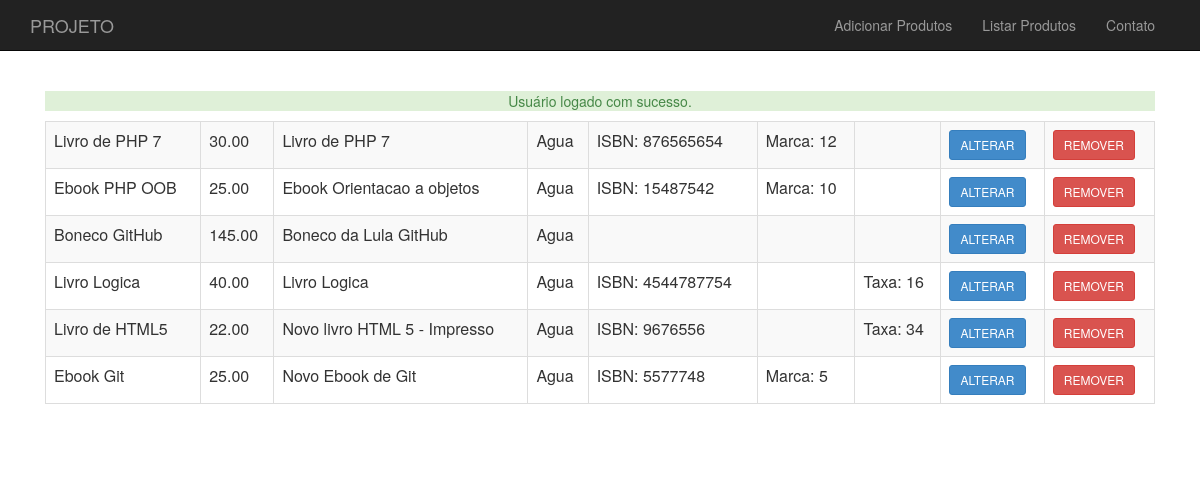
The page /loja/produto-lista.php (signed in) on the database its author committed.
### tables this page shows
CREATE TABLE `produtos` (
  `id` int(11) NOT NULL,
  `nome` varchar(255) DEFAULT NULL,
  `descricao` text NOT NULL,
  `preco` decimal(10,2) DEFAULT NULL,
  `usado` tinyint(1) NOT NULL,
  `categoria_id` int(11) DEFAULT NULL,
  `isbn` varchar(255) DEFAULT NULL,
  `tipoProduto` varchar(255) DEFAULT NULL,
  `waterMark` varchar(255) DEFAULT NULL,
  `taxaImpressao` varchar(255) DEFAULT NULL
);

CREATE TABLE `categorias` (
  `id` int(11) NOT NULL,
  `nome` varchar(255) DEFAULT NULL
);

### loja/class/ProdutoDao.php (called while the page is built, shortened)
<?php
class ProdutoDao {
	private $conexao;
	function __construct($conexao){
		$this->conexao = $conexao;
	}
	function listaProdutos() {
	$produtos = array();
	$resultado = mysqli_query($this->conexao, "select p.*,c.nome as categoria_nome from
			produtos as p join categorias as c on c.id=p.categoria_id");
	while($produto_array = mysqli_fetch_assoc($resultado)) {
		$tipoProduto = $produto_array['tipoProduto'];
		$produto_id = $produto_array['id'];
        $categoria_nome = $produto_array['categoria_nome'];
        $factory = new ProdutoFactory();
        $produto = $factory->criaPor($tipoProduto, $produto_array);
        $produto->atualizaBaseadoEm($produto_array);
        $produto->setId($produto_id);
        $produto->getCategoria()->setNome($categoria_nome);
        array_push($produtos, $produto);
	}
	return $produtos;
}
}
?>

### loja/class/ProdutoFactory.php (called while the page is built)
<?php
class ProdutoFactory {
	private $classes = array("Produto", "Ebook", "LivroFisico");
	function criaPor($tipoProduto, $params){
		$nome = $params['nome'];
		$preco = $params['preco'];
		$descricao = $params['descricao'];
		$usado = $params['usado'];
		$categoria = new Categoria();
		if(in_array($tipoProduto, $this->classes)){
			return new $tipoProduto($nome, $preco, $descricao, $usado, $categoria);
		} else {
			return new Produto($nome, $preco, $descricao, $usado, $categoria);
		}
	}
}

### loja/class/Produto.php (called while the page is built, shortened)
<?php
class Produto {
    private $id;
    private $nome;
    private $preco;
    private $descricao;
    private $categoria;
    function __construct($nome, $preco, $descricao, $usado, Categoria $categoria){
        $this->nome = $nome;
        $this->preco = $preco;
        $this->descricao = $descricao;
        $this->categoria = $categoria;
    }
    public function getId(){
    	return $this->id;
    }
    public function setId($id){
    	$this->id = $id;
    }
    public function getNome(){
    	return $this->nome;
    }
    public function getDescricao(){
    	return $this->descricao;
    }
    public function getpreco(){
    	return $this->preco;
    }
    public function getCategoria(){
    	return $this->categoria;
    }
    function temIsbn(){
        return $this instanceof Livro;
    }
    function temWaterMark(){
        return $this instanceof Ebook;
    }
    function temTaxaImpressao(){
        return $this instanceof LivroFisico;
    }
}

### loja/class/Categoria.php (called while the page is built, shortened)
<?php
class Categoria {
    private $nome;
    public function getNome(){
    	return $this->nome;
    }
    public function setNome($nome){
    	$this->nome = $nome;
    }
}

### loja/class/Livro.php (called while the page is built, shortened)
<?php
abstract class Livro extends Produto {
	private $isbn;
    public function getIsbn(){
        return $this->isbn;
    }
    public function setIsbn($isbn){
        $this->isbn = $isbn;
    }
}
 ?>

### loja/class/Ebook.php (called while the page is built)
<?php
class Ebook extends Livro {
	private $waterMark;
	public function getWaterMark() {
		return $this->waterMark;
	}
	public function setWaterMark($waterMark) {
		$this->waterMark = $waterMark;
	}
}

### loja/class/LivroFisico.php (called while the page is built)
<?php
class LivroFisico extends Livro {
	private $taxaImpressao;
	public function getTaxaImpressao() {
		return $this->taxaImpressao;
	}
	public function setTaxaImpressao($taxaImpressao) {
		$this->taxaImpressao = $taxaImpressao;
	}
}

### loja/produto-lista.php (the view, shortened to what this page needs)
<?php
require_once("cabecalho.php");
?>
<table class="table table-striped table-bordered">
	<?php
	$produtoDao = new ProdutoDao($conexao);
	$produtos = $produtoDao->listaProdutos();
	foreach($produtos as $produto) :
	?>
		<tr>
			<td><?= $produto->getNome() ?></td>
			<td><?= $produto->getPreco() ?></td>
			<td><?= substr($produto->getDescricao(), 0, 40) ?></td>
			<td><?= $produto->getCategoria()->getNome() ?></td>
			<td><?php if($produto->temIsbn()){
				echo "ISBN: " . $produto->getIsbn();
				}?>
			</td>
			<td><?php if($produto->temWaterMark()){
				echo "Marca: " . $produto->getWaterMark();
				}?>
			</td>
			<td><?php if($produto->temTaxaImpressao()){
				echo "Taxa: " . $produto->getTaxaImpressao();
				}?>
			</td>
			<td><a class="btn btn-sm btn-primary" href="produto-altera-formulario.php?id=<?=$produto->getId()?>">ALTERAR</a></td>
			<td>
				<form action="remove-produto.php" method="post">
					<button class="btn btn-sm btn-danger">REMOVER</button>
				</form>
			</td>
		</tr>
	<?php
	endforeach
	?>
</table>
<?php include("rodape.php"); ?>

### loja/css/estilos.css (style rules this page uses)
* { margin: 0; padding: 0; -box-sizing: border-box; -webkit--box-sizing: border-box; -moz--box-sizing: border-box; }

### rows shown on the page
produtos: nome "Livro de PHP 7", preco "30.00", descricao "Livro de PHP 7", categoria.nome "Agua", isbn "876565654", waterMark "12"
produtos: nome "Ebook PHP OOB", preco "25.00", descricao "Ebook Orientacao a objetos", categoria.nome "Agua", isbn "15487542", waterMark "10"
produtos: nome "Boneco GitHub", preco "145.00", descricao "Boneco da Lula GitHub", categoria.nome "Agua"
produtos: nome "Livro Logica", preco "40.00", descricao "Livro Logica", categoria.nome "Agua", isbn "4544787754", taxaImpressao "16"
produtos: nome "Livro de HTML5", preco "22.00", descricao "Novo livro HTML 5 - Impresso", categoria.nome "Agua", isbn "9676556", taxaImpressao "34"
produtos: nome "Ebook Git", preco "25.00", descricao "Novo Ebook de Git", categoria.nome "Agua", isbn "5577748", waterMark "5"

### other values the page prints
$_SESSION[$tipo] "Usuário logado com sucesso."
